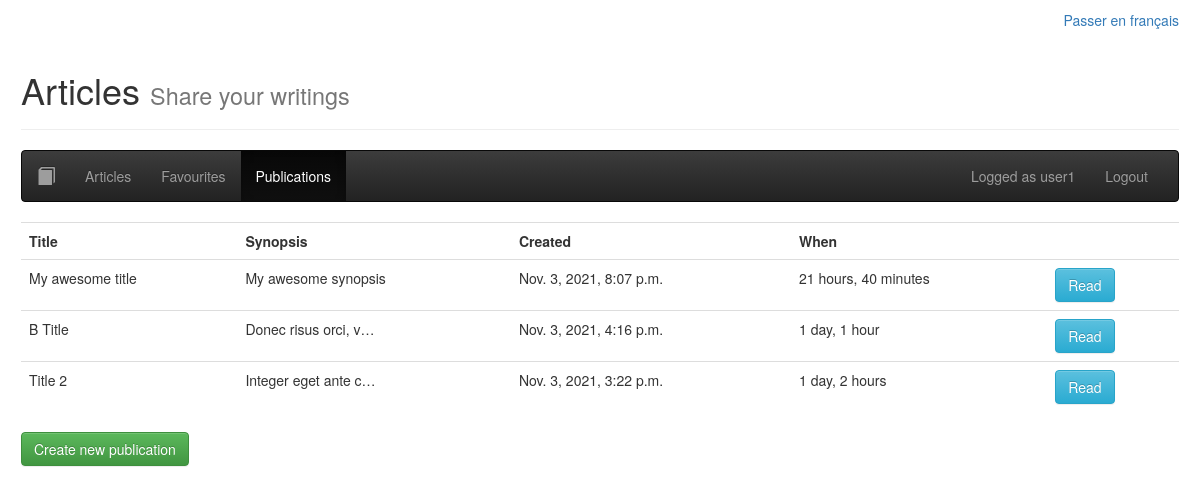
Before: /publications/ (signed in) with the older database file.
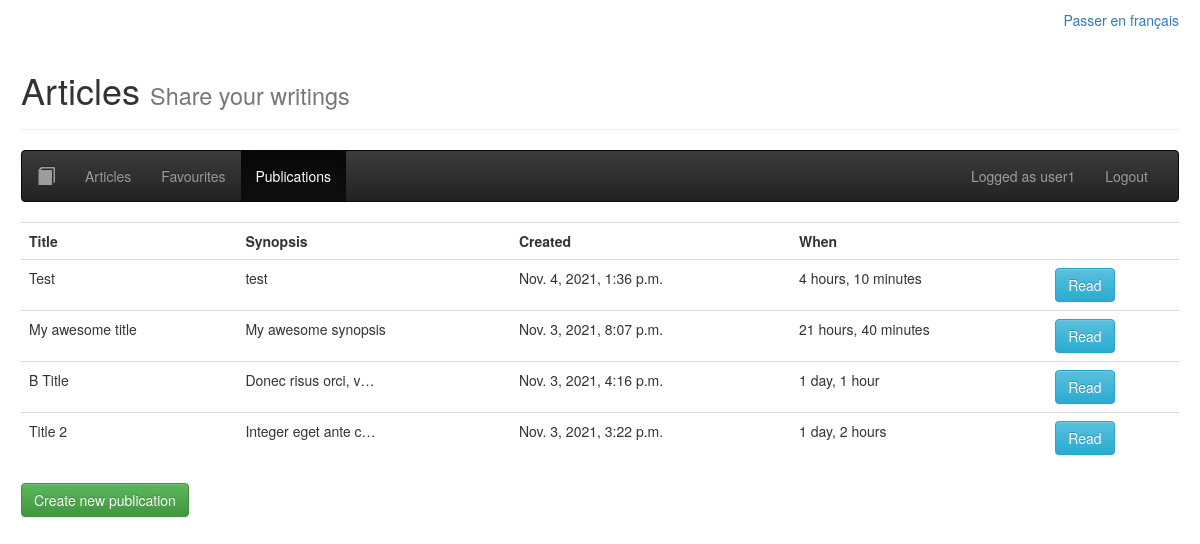
After: the same page with the newer database file.
### ex/models.py (models this page shows, shortened)
class Article(models.Model):
	title = models.CharField(max_length=64, null=False)
	author = models.ForeignKey(User, on_delete=models.CASCADE, null=False)
	created = models.DateTimeField(auto_now_add=True, null=False)
	synopsis = models.CharField(max_length=312, null=False)
	content = models.TextField(null=False)

### ex/views.py (the view)
# urls.py: path('publications/', Publications.as_view(), name='publications'),
class Publications(ListView):
	model = Article
	template_name = 'ex/publication_list.html'
	extra_context = {
		"current_page": "publications",
	}
	def get_queryset(self):
		return Article.objects.filter(author=self.request.user)
	def get(self, request, *args, **kwargs):
		if not request.user.is_authenticated:
			return redirect(reverse_lazy('home'))
		return super().get(request, *args, **kwargs)

### ex/templates/ex/publication_list.html (shortened to what this page needs)
{% extends 'ex/base.html' %}
{% block body %}
{% include 'ex/nav.html' %}
<table class="table">
	<tr>
		<th>Title</th>
		<th>Synopsis</th>
		<th>Created</th>
		<th>When</th>
		<th></th>
	</tr>
	{% for article in object_list|dictsortreversed:"created" %}
	<tr>
		<td>{{ article.title }}</td>
		<td>{{ article.synopsis|truncatechars:20 }}</td>
		<td>{{ article.created }}</td>
		<td>{{ article.created|timesince }}</td>
		<td><a class="btn btn-info" href="{% url 'detail' article.pk %}">Read</a></td>
	</tr>
	{% endfor %}
</table>
<a class="btn btn-success" href="{% url 'publish' %}">Create new publication</a>
{% endblock %}

Changed rows visible on the page:
added Article: title "Test", synopsis "test", created "Nov. 4, 2021, 1:36 p.m.", created "4 hours, 10 minutes"
